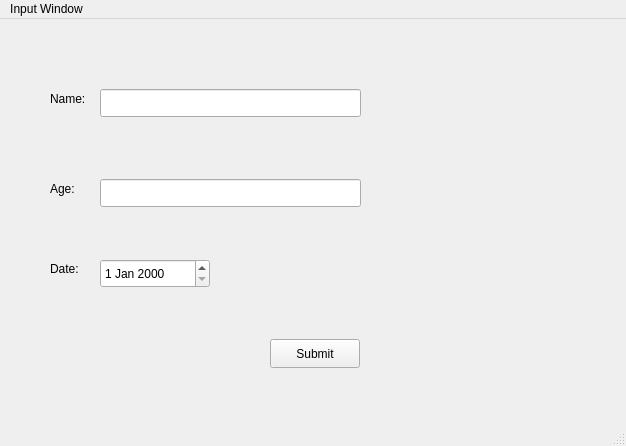
<?xml version="1.0" encoding="UTF-8"?>
<ui version="4.0">
 <class>MainWindow</class>
 <widget class="QMainWindow" name="MainWindow">
  <property name="geometry">
   <rect>
    <x>0</x>
    <y>0</y>
    <width>626</width>
    <height>446</height>
   </rect>
  </property>
  <property name="windowTitle">
   <string>MainWindow</string>
  </property>
  <widget class="QWidget" name="centralwidget">
   <widget class="QPushButton" name="SubmitButton">
    <property name="geometry">
     <rect>
      <x>270</x>
      <y>320</y>
      <width>90</width>
      <height>29</height>
     </rect>
    </property>
    <property name="text">
     <string>Submit</string>
    </property>
   </widget>
   <widget class="QLabel" name="NameLabel">
    <property name="geometry">
     <rect>
      <x>50</x>
      <y>70</y>
      <width>63</width>
      <height>20</height>
     </rect>
    </property>
    <property name="text">
     <string>Name:</string>
    </property>
   </widget>
   <widget class="QLabel" name="AgeLabel">
    <property name="geometry">
     <rect>
      <x>50</x>
      <y>160</y>
      <width>63</width>
      <height>20</height>
     </rect>
    </property>
    <property name="text">
     <string>Age:</string>
    </property>
   </widget>
   <widget class="QLabel" name="DateLabel">
    <property name="geometry">
     <rect>
      <x>50</x>
      <y>240</y>
      <width>63</width>
      <height>20</height>
     </rect>
    </property>
    <property name="text">
     <string>Date:</string>
    </property>
   </widget>
   <widget class="QDateEdit" name="DateInput">
    <property name="geometry">
     <rect>
      <x>100</x>
      <y>240</y>
      <width>110</width>
      <height>29</height>
     </rect>
    </property>
   </widget>
   <widget class="QLineEdit" name="NameEdit">
    <property name="geometry">
     <rect>
      <x>100</x>
      <y>70</y>
      <width>261</width>
      <height>28</height>
     </rect>
    </property>
   </widget>
   <widget class="QLineEdit" name="AgeEdit">
    <property name="geometry">
     <rect>
      <x>100</x>
      <y>160</y>
      <width>261</width>
      <height>28</height>
     </rect>
    </property>
   </widget>
  </widget>
  <widget class="QMenuBar" name="menubar">
   <property name="geometry">
    <rect>
     <x>0</x>
     <y>0</y>
     <width>626</width>
     <height>25</height>
    </rect>
   </property>
   <widget class="QMenu" name="menuInput_Window">
    <property name="title">
     <string>Input Window</string>
    </property>
   </widget>
   <addaction name="menuInput_Window"/>
  </widget>
  <widget class="QStatusBar" name="statusbar"/>
 </widget>
 <resources/>
 <connections/>
</ui>
